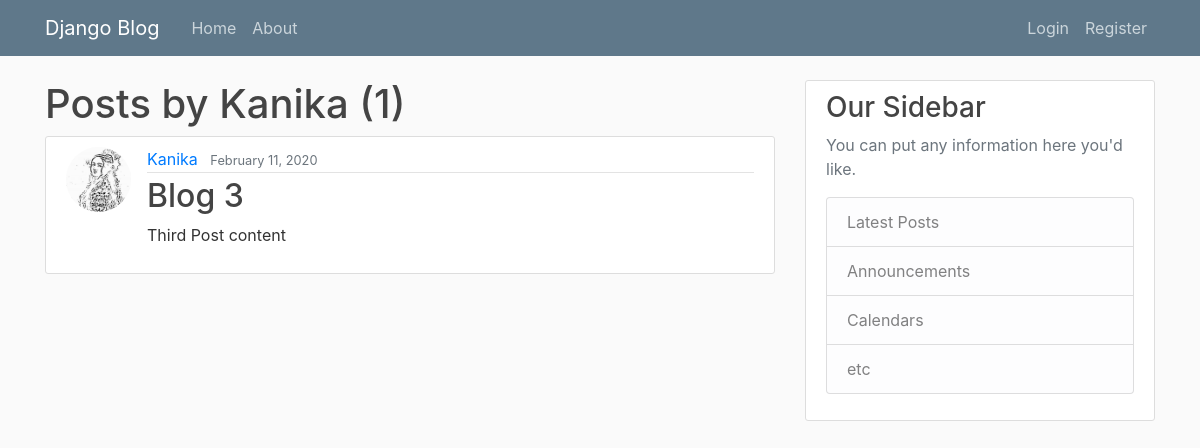
Page /user/Kanika on the earlier database version.
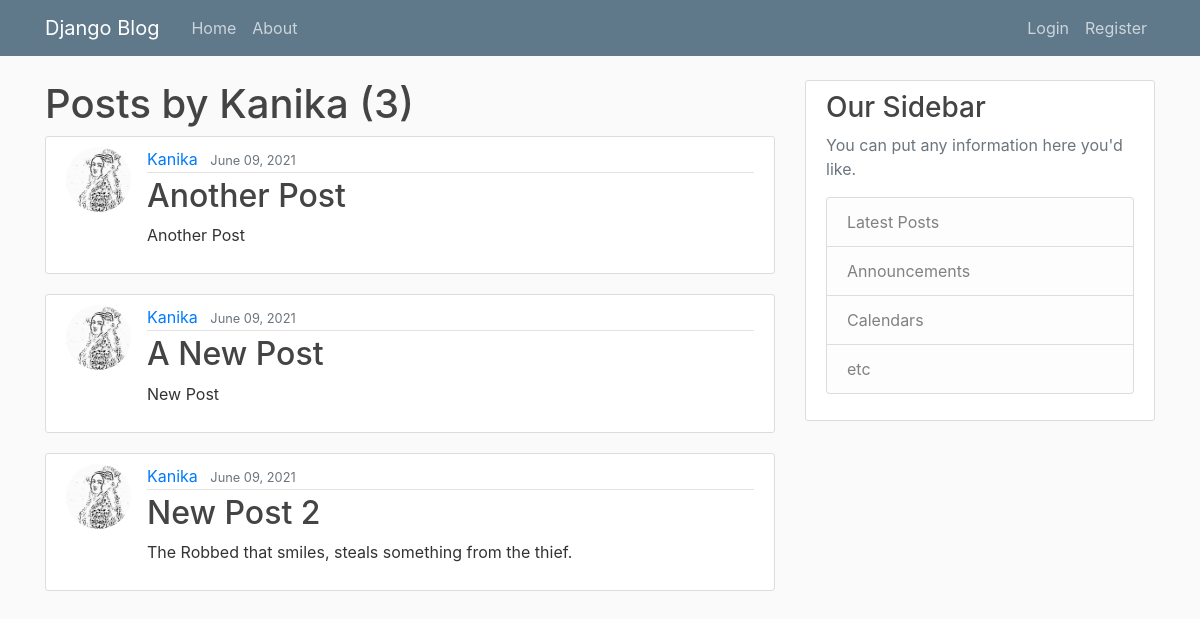
Same page on the later database version.
### blog/models.py (models this page shows, shortened)
class Post(models.Model):
    title = models.CharField(max_length=100)
    content = models.TextField()
    date_posted = models.DateTimeField(default=timezone.now)
    author = models.ForeignKey(User, on_delete=models.CASCADE)

### user_reg/models.py (models this page shows, shortened)
class Profile(models.Model):
    user = models.OneToOneField(User, on_delete=models.CASCADE)
    image = models.ImageField(default='default.jpg', upload_to='profile_pics')

### blog/views.py (the view)
# urls.py: path('user/<str:username>', UserPostListView.as_view(), name='user-posts'),
class UserPostListView(ListView):
    model = Post
    template_name = 'blog/user_posts.html'
    context_object_name = 'posts'
    paginate_by = 5
    def get_queryset(self):
        user = get_object_or_404(User, username=self.kwargs.get('username'))
        return Post.objects.filter(author=user).order_by('-date_posted')

### blog/templates/blog/user_posts.html (shortened to what this page needs)
{% extends "blog/base.html"%}
{% block content%}
    <h1 class="mb_3">Posts by {{view.kwargs.username}} ({{page_obj.paginator.count}})</h1>
    {% for post in posts%}
    <article class="media content-section">
        <img class="rounded-circle article-img" src={{post.author.profile.image.url}}>
        <div class="media-body">
            <div class="article-metadata">
            <a class="mr-2" href="{% url 'user-posts' post.author.username %}">{{ post.author }}</a>
            <small class="text-muted">{{ post.date_posted|date:"F d, Y" }}</small>
            </div>
            <h2><a class="article-title" href="{% url 'post-detail' post.id %}">{{ post.title }}</a></h2>
            <p class="article-content">{{ post.content }}</p>
        </div>
    </article>
    {% endfor %}
{% endblock %}

### blog/templates/blog/base.html (shortened to what this page needs)
{% load static %}
<!DOCTYPE html>
<html lang="en">
<head>
    <link rel="stylesheet" href="https://stackpath.bootstrapcdn.com/bootstrap/4.4.1/css/bootstrap.min.css">
    <link rel="stylesheet" type="text/css" href="{% static 'blog/main.css' %}">
</head>
<body>
    <header class="site-header">
            <nav class="navbar navbar-expand-md navbar-dark bg-steel fixed-top">
             <div class="container">
                <a class="navbar-brand mr-4" href="{% url 'blog-home'%}">Django Blog</a>
                <div class="collapse navbar-collapse" id="navbarToggle">
                  <div class="navbar-nav mr-auto">
                    <a class="nav-item nav-link" href="{% url 'blog-home'%}">Home</a>
                    <a class="nav-item nav-link" href="{% url 'blog-about'%}">About</a>
                  </div>
                  <div class="navbar-nav">
                    {% if user.is_authenticated %}
                    <a class="nav-item nav-link" href="{% url 'post-create' %}">Create Post</a>
                    <a class="nav-item nav-link" href="{% url 'profile' %}">Profile</a>
                    <a class="nav-item nav-link" href="{% url 'logout' %}">Logout</a>
                    {% else %}
                      <a class="nav-item nav-link" href="{% url 'login' %}">Login</a>
                      <a class="nav-item nav-link" href="{% url 'register' %}">Register</a>
                    {% endif%}
                  </div>
                </div>
              </div>
            </nav>
    </header>
    <main role="main" class="container">
        <div class="row">
                  <div class="col-md-8">
                    {% block content %}{% endblock %}
                  </div>
                  <div class="col-md-4">
                    <div class="content-section">
                      <h3>Our Sidebar</h3>
                      <p class='text-muted'>You can put any information here you'd like.
                        <ul class="list-group">
                          <li class="list-group-item list-group-item-light">Latest Posts</li>
                          <li class="list-group-item list-group-item-light">Announcements</li>
                          <li class="list-group-item list-group-item-light">Calendars</li>
                          <li class="list-group-item list-group-item-light">etc</li>
                        </ul>
                      </p>
                    </div>
                  </div>
                </div>
    </main>
</body>
</html>

### blog/static/blog/main.css (style rules this page uses)
body { background: #fafafa; color: #333333; margin-top: 5rem; }
h1, h2, h3, h4, h5, h6 { color: #444444; }
ul { margin: 0; }
.bg-steel { background-color: #5f788a; }
.site-header .navbar-nav .nav-link { color: #cbd5db; }
.content-section { background: #ffffff; padding: 10px 20px; border: 1px solid #dddddd; border-radius: 3px; margin-bottom: 20px; }
.article-title { color: #444444; }
.article-content { white-space: pre-line; }
.article-img { height: 65px; width: 65px; margin-right: 16px; }
.article-metadata { padding-bottom: 1px; margin-bottom: 4px; border-bottom: 1px solid #e3e3e3 }

Differences in the rows shown:
removed Post: author.profile.image (picture), author "Kanika", date_posted "February 11, 2020", title "Blog 3", content "Third Post content"
added Post: author.profile.image (picture), author "Kanika", date_posted "June 09, 2021", title "Another Post", content "Another Post"
added Post: author.profile.image (picture), author "Kanika", date_posted "June 09, 2021", title "A New Post", content "New Post"
added Post: author.profile.image (picture), author "Kanika", date_posted "June 09, 2021", title "New Post 2", content "The Robbed that smiles, steals something from the thief."
Other differences:
{{ page_obj.paginator.count }}: "1" → "3"
